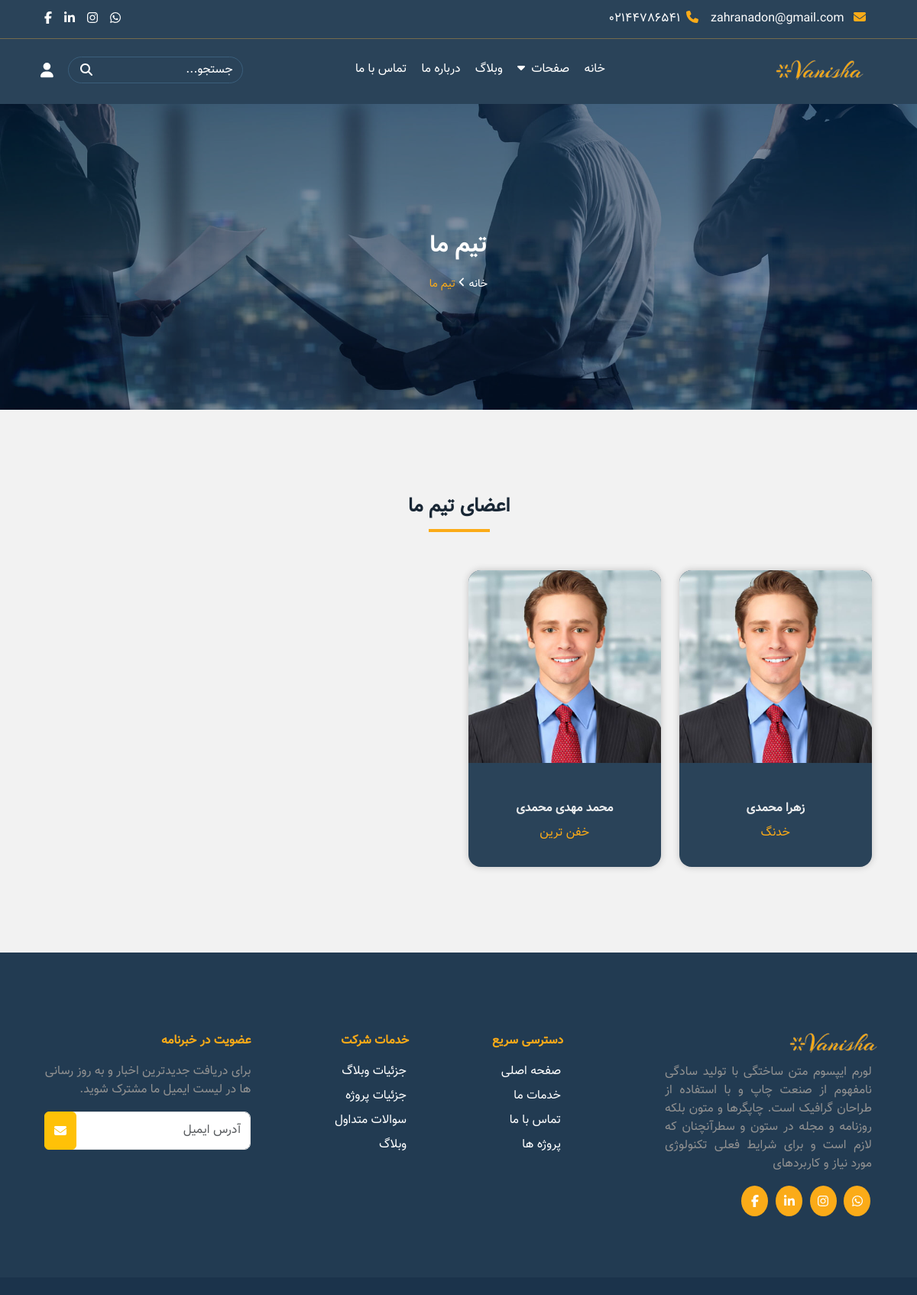
The app's page /team/members/ with its own data.
### home/models/home.py (models this page shows, shortened)
class Home(models.Model):
    main_title = models.CharField(
        max_length=100,
        verbose_name="تایتل اصلی"
    )
    short_description = models.TextField(
        max_length=500,
        verbose_name="توضیح کوتاه",
    )
    banner = models.ImageField(
        upload_to="home/banners",
        verbose_name= "بنر سایت",
    )
    card1_title = models.CharField(
        max_length=100,
        verbose_name= "تایتل کارت اول",
    )
    card1_description = models.TextField(
        max_length=500,
        verbose_name= "توضیح کارت اول",
    )
    card2_title = models.CharField(
        max_length=100,
        verbose_name= "تایتل کارت دوم",
    )
    card2_description = models.TextField(
        max_length=500,
        verbose_name= "توضیح کارت دوم",
    )
    card3_title = models.CharField(
        max_length=100,
        verbose_name= "تایتل کارت سوم",
    )
    card3_description = models.TextField(
        max_length=500,
        verbose_name= "توضیح کارت سوم",
    )
    company_phone = models.CharField(
        max_length=11,
        verbose_name= "شماره تلفن شرکت",
    )
    company_email = models.EmailField(
        max_length=100,
        verbose_name= "ایمیل شرکت",
    )
    class Meta:
        verbose_name = "صفحه اصلی"
        verbose_name_plural = "تنظیمات صفحه اصلی"

### team/models/team.py (models this page shows, shortened)
class Team(models.Model):
    name = models.CharField(
        max_length=100,
        verbose_name= "نام",
    )
    speciality = models.CharField(
        max_length=100,
        verbose_name= "تخصص",
    )
    profile_picture = models.ImageField(
        upload_to="team/profile_pictures",
        null=True,
        blank=True,
        verbose_name= "عکس پروفایل",
    )
    priority = models.PositiveIntegerField(
        default=0,
        verbose_name= "اولویت نمایش",
        help_text= "نشان دهنده الویت نمایش اعضای تیم، عدد بالاتر یعنی الویت بیشتر",
    )
    is_active = models.BooleanField(
        default=True,
        verbose_name= "وضعیت عضو",
        help_text= "فعال یا غیر فعال"
    )
    class Meta:
        verbose_name = "تیم"
        verbose_name_plural = "اعضای تیم"
        indexes = [
            models.Index(
                fields=[
                    'priority',
                ],
            )
        ]
    @property
    def default_image_fallback(self):
         if self.profile_picture:
             return self.profile_picture.url
         return  static('images/default_pfp.jpg')

### team/views/team.py (the view)
# urls.py: path("members/", views.team_members, name="team_members"),
def team_members(request):
    members = TeamModel.objects.filter(is_active=True).order_by('-priority')
    context = {
        'members': members,
    }
    return render(request,'team.html', context)

### home/context_processors.py (called while the page is built)
def site_settings(request):
    settings = HomeModel.objects.last()
    return {
        "site_settings": settings,
    }

### team/templates/team.html (shortened to what this page needs)
{% extends 'base/base.html' %}
{% load static %}
{% block content %}
      <section>
        <div class="banner-top">
          <div class="bannertop-content">
            <div>
              <p>تیم ما</p>
              <div class="text-center">
                <a href="{% url "home:index" %}">خانه</a
                ><span class="bannertop-icon"
                  ><i class="fa-solid fa-angle-left"></i></span
                ><span class="bannertop-index">تیم ما</span>
              </div>
            </div>
          </div>
        </div>
      </section>
      <section class="team level">
        <div class="r-container">
          <h3 class="title">اعضای تیم ما</h3>
          <div class="row row-cols-1 row-cols-md-2 row-cols-lg-4 g-4">
              {% for member in members %}
            <div class="col">
              <div class="card position-relative">
                <figure>
                  <img
                    src="{{ member.default_image_fallback }}"
                    class="card-img-top"
                    alt="{{ member.name }}"
                  />
                </figure>
                <div class="card-body">
                  <p class="card-title">{{ member.name }}</p>
                  <p class="card-text">{{ member.speciality }}</p>
                </div>
              </div>
            </div>
            {% endfor %}
          </div>
        </div>
      </section>
{% endblock %}

### templates/partials/header.html (shortened to what this page needs)
{% load static %}
<header>
  <section class="bg-theme r-border-bottom">
    <div class="level">
      <div class="r-container ">
        <div class="header-top">
          <div class="  col-lg-6 text-right  d-flex">
            <div style="margin-right: 0.5em;"> <span class="icon-right-headertop"><i class="fa-solid fa-envelope"></i></span>
                <span class="text-right-headertop">
                {{ site_settings.company_email }}
                </span>
            </div>
            <div class="pe-lg-3"><span class="icon-right-headertop"><i class="fa-solid fa-phone"></i></span><span
                class="text-right-headertop ">{{ site_settings.company_phone }}</span></div>
          </div>
          <div class=" col-lg-6 text-left ">
            <ul class=" social-header-top d-flex justify-content-end align-content-center ">
              <a href="">
                <li><i class="fa-brands fa-whatsapp"></i></li>
              </a>
              <a href="">
                <li><i class="fa-brands fa-instagram"></i></li>
              </a>
              <a href="">
                <li><i class="fa-brands fa-linkedin-in"></i></li>
              </a>
              <a href="">
                <li><i class="fa-brands fa-facebook-f"></i></li>
              </a>
            </ul>
          </div>
        </div>
      </div>
    </div>
  </section>
  <section class="bg-menudesktop">
    <div class="navbar-level ">
      <div class="r-container">
        <nav class="navbar navbar-expand-lg  nav-menu ">
          <div class=" container-fluid ">
            <a class="navbar-brand" href="{% url "home:index" %}"><img src="{% static 'images/logo.png' %}" alt="logo" class="logo"></a>
            <div class="collapse navbar-collapse " id="navbarSupportedContent">
              <ul class="navbar-nav me-auto mb-2 mb-lg-0  ">
                <li class="nav-item">
                  <a class="nav-link " aria-current="page" href="{% url "home:index" %}">خانه
                  </a>
                </li>
                <li class="nav-item  ">
                  <a class="nav-link" href="#">صفحات
                    <i class="fa-solid fa-caret-down me-1"></i>
                  </a>
                </li>
                <li class="nav-item">
                  <a class="nav-link" href="blog-grid.html">وبلاگ
                  </a>
                </li>
                <li class="nav-item">
                  <a class="nav-link" href="aboutus1.html">درباره ما
                  </a>
                </li>
                <li class="nav-item">
                  <a class="nav-link" href="contact1.html">تماس با ما</a>
                </li>
              </ul>
              <form class="position-relative form-nav-desk" role="search">
                <input class="form-control me-2  input-navbar" type="search" placeholder="جستجو..."
                  aria-label="Search">
                <span class="icon-input "><i class="fa-solid fa-magnifying-glass"></i></span>
              </form>
            </div>
            <a href="rejister.html" class="link-user "><span class="user"><i class="fa-solid fa-user"></i></span></a>
          </div>
        </nav>
      </div>
    </div>
  </section>
</header>

### static/css/style.css (style rules this page uses)
body { background-color: #f2f2f2; font-family: 'Vazir-FD'; direction: rtl; text-align: right; overflow-x: hidden; }
ul { list-style: none; }
a { text-decoration: none; }
:root { --color-one: #2a4359; --color-two: #fbab18; --border-radius-one: 1em; --font-size-one: 1.3em; --font-size-two: 1.2em; --font-size-three: 0.9em; }
.r-container { max-width: 100%; margin: 0 auto; }
.bg-theme { background: var(--color-one); }
.title { color: #192735; font-size: var(--font-size-one); text-align: center; font-weight: 600; margin: 2em auto; position: relative; }
.title::after { content: ''; position: absolute; width: 80px; height: 4px; background-color: var(--color-two); margin-top: 1.7em; margin-right: auto; margin-left: auto; left: 0; right: 0; }
.card { border: none; text-align: center; }
.level { padding: 0 3.7em 0 3.6em; }
.form-control { height: 50px !important; border: 1px solid #e2e2e2 !important; border-radius: 8px !important; }
.header-top { height: 50px; color: #ffffff; background-color: var(--color-one); display: none; -webkit-box-pack: justify; -ms-flex-pack: justify; justify-content: space-between; -webkit-box-align: center; -ms-flex-align: center; align-items: center; width: 100%; }
.r-border-bottom { border-bottom: 1px solid #d5a13d6e; }
.icon-right-headertop { color: var(--color-two); }
.text-right-headertop { margin-right: 0.5em; }
.social-header-top { margin-top: 1.1em; margin-left: -2em; }
.social-header-top li { margin-right: 1em; }
.social-header-top a { color: #ffffff; }
.bg-menudesktop { background-color: var(--color-one); color: #ffffff; height: 85px; }
.navbar { z-index: 4 !important; }
.navbar-level { padding: 0 2.1em; }
.nav-menu { background-color: var(--color-one); padding-top: 10px; padding-left: 0.5em; height: 70px; width: 100%; }
.nav-menu .container-fluid { padding-left: 0; padding-right: 0; }
.logo { max-width: 150px; height: auto; -o-object-fit: cover; object-fit: cover; margin-right: -0.8em; margin-top: -1em; }
.nav-menu ul { display: none; margin-left: 1%; }
.nav-menu li { margin-left: 0.5em; }
.nav-menu li a { color: #ffffff; }
.form-nav-desk { display: none; }
.input-navbar { border-radius: 2em !important; background-color: var(--color-one); color: white !important; border-color: #3b5f7c !important; height: 35px !important; margin-top: 1em; }
.input-navbar::placeholder { color: #ffffff !important; }
.icon-input { color: #ffffff; position: absolute; top: 1.6em; left: 1em; }
.link-user { margin-top: -0.9em; }
.user { color: #ffffff; margin-right: 1em; font-size: var(--font-size-two); display: none; }
.team { margin: 7em 0 7em 0.2em; }
.team .card { background-color: var(--color-one); -webkit-box-shadow: 0 0 10px #c0c0c0; box-shadow: 0 0 10px #c0c0c0; border-radius: 1em; margin-top: 1em; overflow: hidden; }
.team .card figure { overflow: hidden; border-top-right-radius: 0.5em; border-top-left-radius: 0.5em; position: relative; }
.team .card figure::after { content: ''; position: absolute; top: 100%; left: 0; height: 100%; width: 100%; background: -o-linear-gradient(transparent, #2a4359); background: linear-gradient(transparent, #2a4359); -webkit-transition: 0.4s; -o-transition: 0.4s; transition: 0.4s; }
.team .card img { width: 100%; max-width: 100%; height: auto; -webkit-transform: scale(1); -ms-transform: scale(1); transform: scale(1); -webkit-transition: 0.8s; -o-transition: 0.8s; transition: 0.8s; }
.team .card-body { margin-top: 1em; }
.team .card-title { font-weight: bold; color: #fafafaec; }
.team .card p:nth-of-type(2) { color: var(--color-two); }
.banner-top { overflow-x: hidden; }
.banner-top { background-image: url('../images/h-19.jpg'); background-repeat: no-repeat; background-position: center center; background-size: 100% 100%; width: 100%; height: 250px; position: relative; }
.banner-top::after { content: ''; position: absolute; top: 0; left: 0; right: 0; width: 100%; height: 100%; background-color: #041c3f7c; }
.bannertop-content { font-size: var(--font-size-three); text-align: center; position: absolute; top: 45%; left: 50%; -webkit-transform: translate(-50%, -50%); -ms-transform: translate(-50%, -50%); transform: translate(-50%, -50%); color: #ffffff; z-index: 3; }
.banner-top .bannertop-content p:nth-of-type(1) { font-family: 'Vazir-Bold'; text-align: content; font-weight: bold; font-size: 1.7em; margin-top: 1.5em; }
.banner-top a { color: #ffffff; }
.banner-top .bannertop-icon { padding: 0 0.3em; }
.banner-top .bannertop-index { color: var(--color-two); }

### records on screen
Home: company_email "zahranadon@gmail.com", company_phone "02144786541"
Team: name "زهرا محمدی", speciality "خدنگ"
Team: default_image_fallback (picture), name "محمد مهدی محمدی", speciality "خفن ترین"
